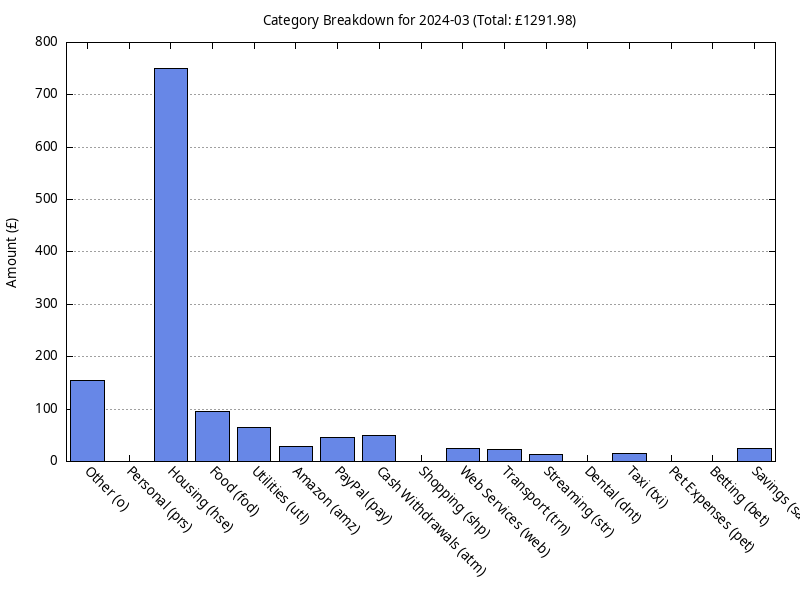

Reproduce this figure in gnuplot.
set terminal png size 800,600 enhanced font 'Verdana,10'
set output '/home/jdyer/source/repos/bank-buddy/tests/2024-06-30--bank-statement_report/bank-buddy-monthly-plots/plot-202403-breakdown.png'
set style data histogram
set style fill solid 0.8 border -1
set xtics rotate by -45
set key off
set title 'Category Breakdown for 2024-03 (Total: £1291.98)'
set ylabel 'Amount (£)'
set yrange [0:*]
set grid y
set boxwidth 0.8 relative
plot '/home/jdyer/source/repos/bank-buddy/tests/2024-06-30--bank-statement_report/bank-buddy-monthly-plots/data-breakdown-202403.txt' using 2:xtic(1) with boxes lc rgb '#4169E1'
